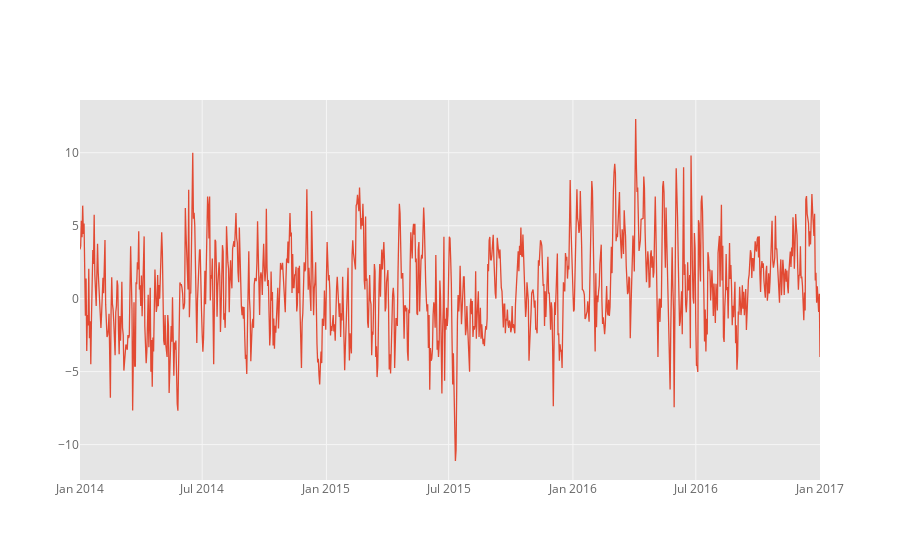

The code cell stored with this chart in its notebook:
### Markdown cell above
## Zadanie dodatkowe - SARIMA

### Code cell
from statsmodels.tsa.arima_model import ARIMA

def differencing (df, shift_size=1, order=1):
    df_diff = df.copy(deep='True')
    for i in range(0,order):
        df_diff['meantemp'] = df_diff['meantemp'] - df_diff['meantemp'].shift(shift_size)
    return df_diff
        

df_train_temp_diff = differencing(df_train, shift_size=365, order=1)
df_train_temp_diff['meantemp'].dropna().iplot()

### Figure 1 — Plotly figure (JSON) as saved in the notebook; plotly's stock layout.template omitted (floating-point values rounded to 4 significant figures; data arrays with more than 128 entries replaced by an {"elided": "..."} marker saying what was removed)
{"data": [{"line": {"color": "rgba(226, 74, 51, 1.0)", "dash": "solid", "shape": "linear", "width": 1.3}, "mode": "lines", "name": "meantemp", "text": "", "type": "scatter", "uid": "75f6eced-c332-4d3d-a9db-2e00428d7f2b", "x": {"elided": "1097 str values"}, "y": {"elided": "1097 float values"}}], "layout": {"legend": {"bgcolor": "#FFFFFF", "font": {"color": "#666666"}}, "paper_bgcolor": "#FFFFFF", "plot_bgcolor": "#E5E5E5", "title": {"font": {"color": "#151516"}}, "xaxis": {"gridcolor": "#F6F6F6", "showgrid": true, "tickfont": {"color": "#666666"}, "title": {"font": {"color": "#666666"}, "text": ""}, "zerolinecolor": "#F6F6F6"}, "yaxis": {"gridcolor": "#F6F6F6", "showgrid": true, "tickfont": {"color": "#666666"}, "title": {"font": {"color": "#666666"}, "text": ""}, "zerolinecolor": "#F6F6F6"}}}
